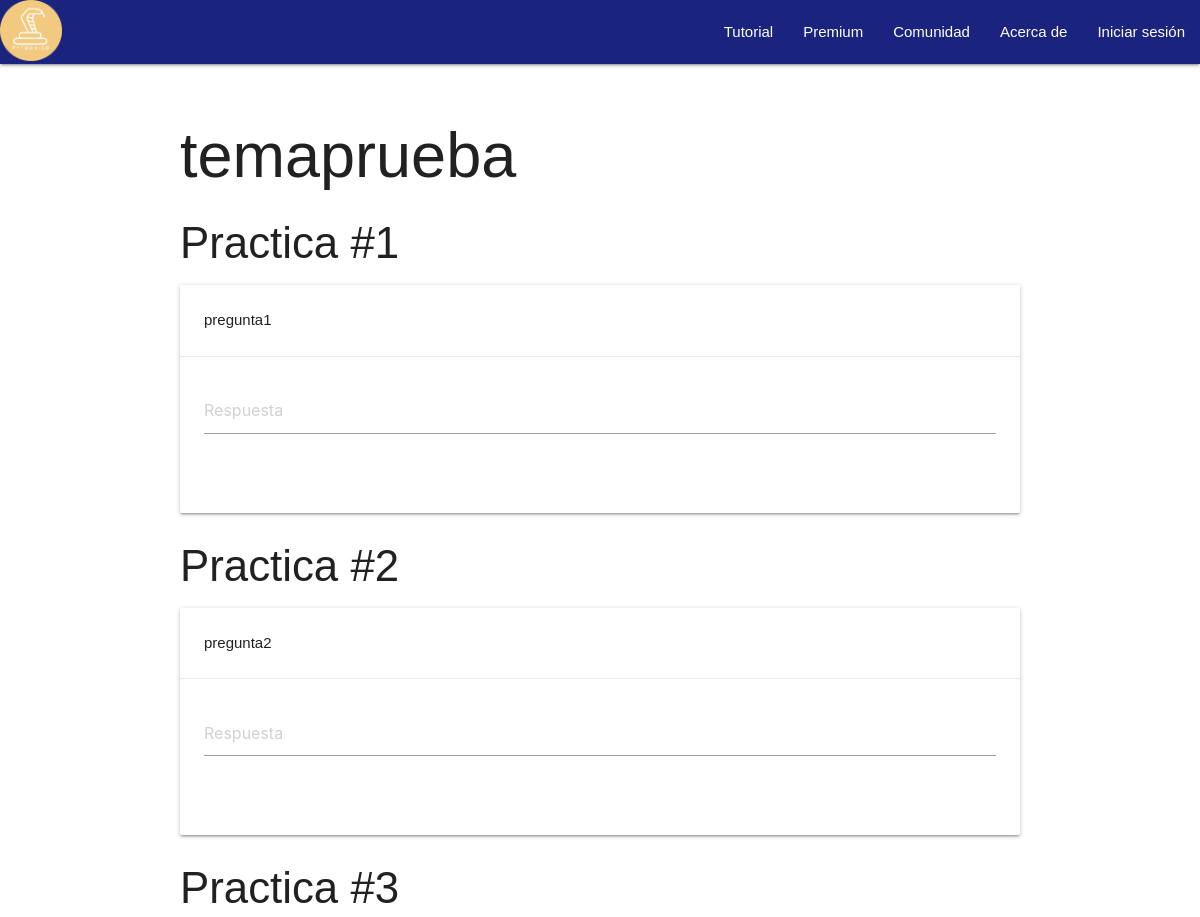
Page /practica/1 (upper part) on the earlier database version.
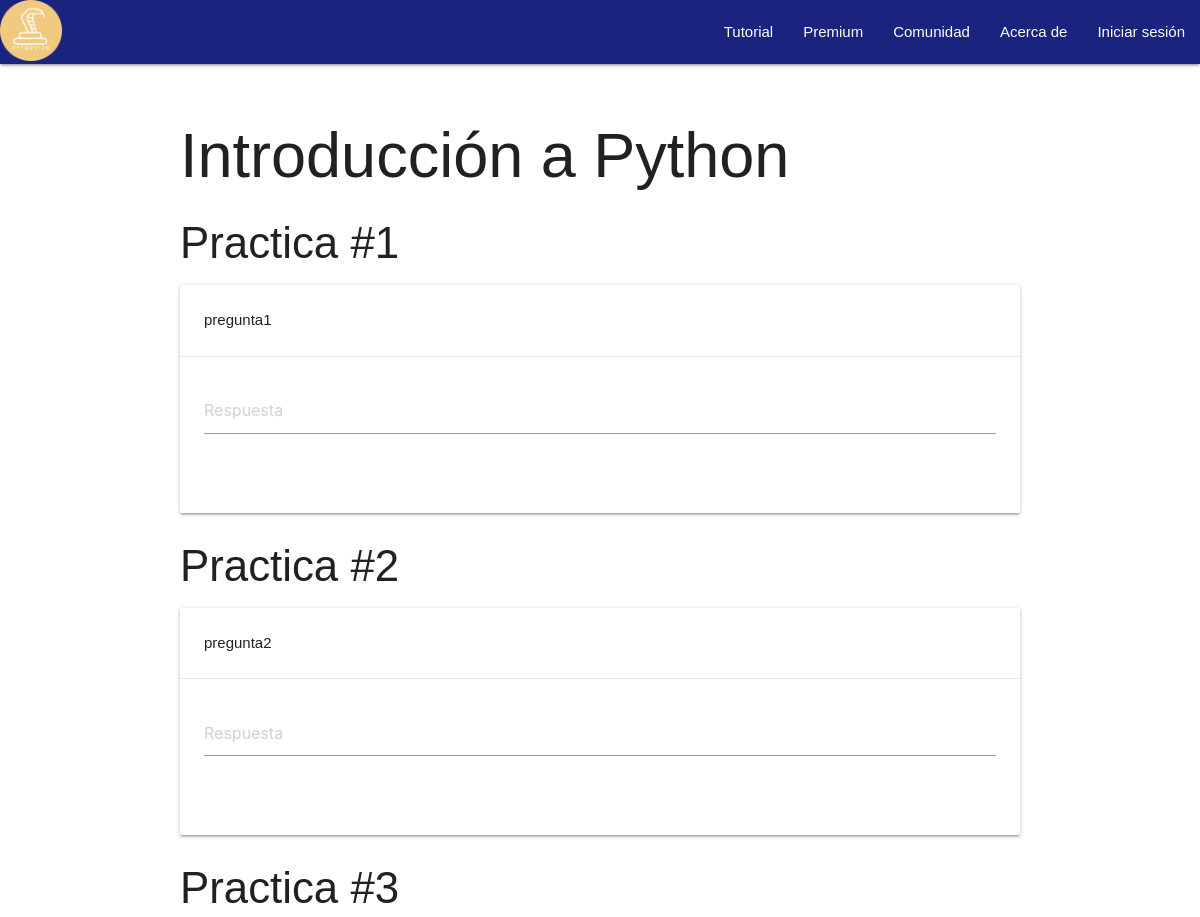
Same page on the later database version.
### appCursoPython/models.py (models this page shows)
class practica(models.Model):
    idpractica = models.AutoField(primary_key=True)
    tema = models.CharField(max_length=40,null=False)
    pregunta1 = models.TextField()
    pregunta2 = models.TextField()
    pregunta3 = models.TextField()
    respuesta1 = models.CharField(max_length=80, default="")
    respuesta2 = models.CharField(max_length=80, default="")
    respuesta3 = models.CharField(max_length=80, default="")

### appCursoPython/views.py (the view)
# urls.py: path('practica/<int:modulo>', views.practicapage),
def practicapage(request, modulo):
    resultado = practica.objects.get(idpractica=modulo)
    return render(request, "appcursoPython/practica.html", {"modulo":resultado.idpractica,"tema":resultado.tema, "pregunta1":resultado.pregunta1, "pregunta2":resultado.pregunta2, "pregunta3":resultado.pregunta3, "res1":resultado.respuesta1, "res2":resultado.respuesta2, "res3":resultado.respuesta3})

### appCursoPython/templates/appCursoPython/practica.html (shortened to what this page needs)
{% extends "main/base.html" %}
{% load static %}
{% block content %}
<div class="container">
  <div class="section">
    <h1>{{tema}}</h1>
    <div class="col s12 m7">
      <h3 class="header">Practica #1</h3>
      <div class="card horizontal">
        <div class="card-stacked">
          <div class="card-content">
            <p>{{pregunta1 | linebreaks}}</p>
          </div>
          <div class="card-action">
            <div class="row">
              <form class="col s12">
                <div class="row">
                  <div class="input-field col s12">
                    <input placeholder="Respuesta" id="pregunta1" type="text" class="validate">
                  </div>
                </div>
              </form>
            </div>
          </div>
        </div>
      </div>
      <h3 class="header">Practica #2</h3>
      <div class="card horizontal">
        <div class="card-stacked">
          <div class="card-content">
            <p>{{pregunta2 | linebreaks}}</p>
          </div>
          <div class="card-action">
            <div class="row">
              <form class="col s12">
                <div class="row">
                  <div class="input-field col s12">
                    <input placeholder="Respuesta" id="pregunta2" type="text" class="validate">
                  </div>
                </div>
              </form>
            </div>
          </div>
        </div>
      </div>
      <h3 class="header">Practica #3</h3>
    </div>
  </div>
</div>
<br>
<br>
{% endblock %}

### main/templates/main/base.html (shortened to what this page needs)
<!DOCTYPE html>
<html lang="en">
<head>
    {% load static %}
    <link href="{% static 'css/materialize.min.css' %}" rel="stylesheet"/>
    <link  href="{% static 'css/style.css' %}" rel="stylesheet"/>
</head>
<body>
    <div class="navbar-fixed">
      <nav class=" indigo darken-4">
          <div class="nav-wrapper">
              <a href="{% url 'Inicio' %}" class="brand-logo"><img  width="62" src="{% static 'media/PYTHONICO.png' %}"></a>
              <ul id="nav-mobile" class="right hide-on-med-and-down">
                  <li><a class="#1565c0" href="/academia">Tutorial</a></li>
                  <li><a href="#">Premium</a></li>
                  <li><a href="/comunidad">Comunidad</a></li>
                  <li><a href="/nosotros">Acerca de</a></li>
                {% if request.user.is_active %}
                    <li><a href="{% url 'logout' %}">Salir</a></li>
                    {% else %}
                    <li><a href="{% url 'login' %}">Iniciar sesi&oacute;n</a></li>
                {% endif %}
              </ul>
          </div>
      </nav>
    </div>
    {% block content %}
    {% endblock %}
</body>
</html>

### static/css/style.css (style rules this page uses)
body { font-family: 'Montserrat', sans-serif; }
p { text-align:justify; }

Differences in the rows shown:
changed practica "pregunta1": tema "temaprueba" → "Introducción a Python"
